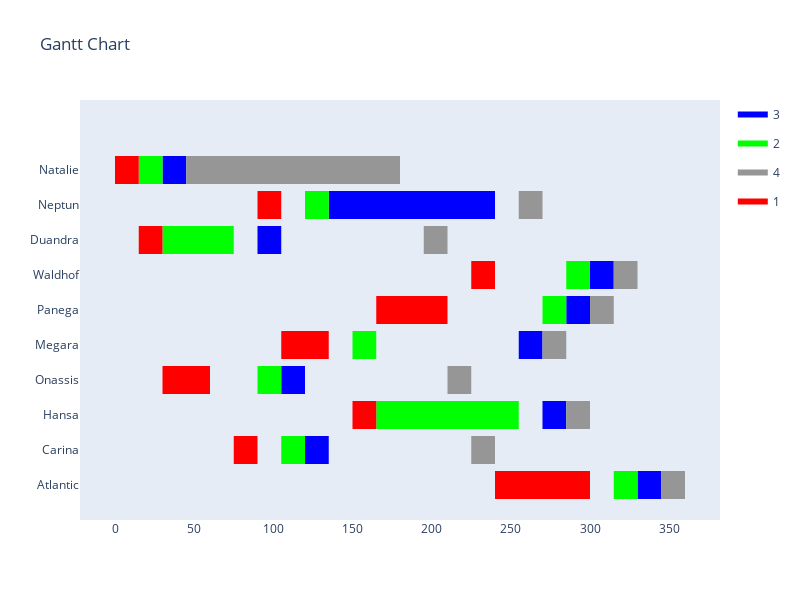

The notebook cell this image was saved under:
### Markdown cell above
#### Visualization

### Code cell
df = pd.DataFrame(index=np.arange(0, len(ships)*len(stations)), columns=["Task", "Start", "Finish", "Station"])
cnt = 0
for s in ships:
    for p in stations:
        for c in categories:
            if category.loc[s,c] == 1:
                ship_category = c
        df.iloc[cnt, 0] = names[s]
        df.iloc[cnt, 1] = (x[s,p].solution_value - 1) * 15
        if t[s,p].solution_value == 1:
            df.iloc[cnt, 2] = ((x[s,p].solution_value + unloading.loc[ship_category,p]) - 1) * 15
        else:
            df.iloc[cnt, 2] = x[s,p].solution_value * 15
        df.iloc[cnt,3] = p
        cnt += 1

colors = {1: "rgb(255, 0, 0)",
         2: "rgb(0, 255, 0)",
         3: "rgb(0, 0, 255)",
         4: "rgb(150, 150, 150)"}

fig = ff.create_gantt(df, colors=colors, index_col="Station", show_colorbar=True, group_tasks=True, bar_width=0.4)
fig.update_layout(xaxis_type='linear', autosize=False, width=800, height=600)
fig.show()

### Figure 1 — Plotly figure (JSON) as saved in the notebook; plotly's stock layout.template omitted (floating-point values rounded to 4 significant figures)
{"data": [{"fill": "toself", "fillcolor": "rgb(0, 0, 255)", "hoverinfo": "name", "legendgroup": "rgb(0, 0, 255)", "mode": "none", "name": "3", "type": "scatter", "x": [30, 45, 45, 30, 30, 135, 240, 240, 135, 135, 90, 105, 105, 90, 90, 300, 315, 315, 300, 300, 285, 300, 300, 285, 285, 255, 270, 270, 255, 255, 105, 120, 120, 105, 105, 270, 285, 285, 270, 270, 120, 135, 135, 120, 120, 330, 345, 345, 330], "y": [8.6, 8.6, 9.4, 9.4, null, 7.6, 7.6, 8.4, 8.4, null, 6.6, 6.6, 7.4, 7.4, null, 5.6, 5.6, 6.4, 6.4, null, 4.6, 4.6, 5.4, 5.4, null, 3.6, 3.6, 4.4, 4.4, null, 2.6, 2.6, 3.4, 3.4, null, 1.6, 1.6, 2.4, 2.4, null, 0.6, 0.6, 1.4, 1.4, null, -0.4, -0.4, 0.4, 0.4]}, {"fill": "toself", "fillcolor": "rgb(0, 255, 0)", "hoverinfo": "name", "legendgroup": "rgb(0, 255, 0)", "mode": "none", "name": "2", "type": "scatter", "x": [15, 30, 30, 15, 15, 120, 135, 135, 120, 120, 30, 75, 75, 30, 30, 285, 300, 300, 285, 285, 270, 285, 285, 270, 270, 150, 165, 165, 150, 150, 90, 105, 105, 90, 90, 165, 255, 255, 165, 165, 105, 120, 120, 105, 105, 315, 330, 330, 315], "y": [8.6, 8.6, 9.4, 9.4, null, 7.6, 7.6, 8.4, 8.4, null, 6.6, 6.6, 7.4, 7.4, null, 5.6, 5.6, 6.4, 6.4, null, 4.6, 4.6, 5.4, 5.4, null, 3.6, 3.6, 4.4, 4.4, null, 2.6, 2.6, 3.4, 3.4, null, 1.6, 1.6, 2.4, 2.4, null, 0.6, 0.6, 1.4, 1.4, null, -0.4, -0.4, 0.4, 0.4]}, {"fill": "toself", "fillcolor": "rgb(150, 150, 150)", "hoverinfo": "name", "legendgroup": "rgb(150, 150, 150)", "mode": "none", "name": "4", "type": "scatter", "x": [45, 180, 180, 45, 45, 255, 270, 270, 255, 255, 195, 210, 210, 195, 195, 315, 330, 330, 315, 315, 300, 315, 315, 300, 300, 270, 285, 285, 270, 270, 210, 225, 225, 210, 210, 285, 300, 300, 285, 285, 225, 240, 240, 225, 225, 345, 360, 360, 345], "y": [8.6, 8.6, 9.4, 9.4, null, 7.6, 7.6, 8.4, 8.4, null, 6.6, 6.6, 7.4, 7.4, null, 5.6, 5.6, 6.4, 6.4, null, 4.6, 4.6, 5.4, 5.4, null, 3.6, 3.6, 4.4, 4.4, null, 2.6, 2.6, 3.4, 3.4, null, 1.6, 1.6, 2.4, 2.4, null, 0.6, 0.6, 1.4, 1.4, null, -0.4, -0.4, 0.4, 0.4]}, {"fill": "toself", "fillcolor": "rgb(255, 0, 0)", "hoverinfo": "name", "legendgroup": "rgb(255, 0, 0)", "mode": "none", "name": "1", "type": "scatter", "x": [0, 15, 15, 0, 0, 90, 105, 105, 90, 90, 15, 30, 30, 15, 15, 225, 240, 240, 225, 225, 165, 210, 210, 165, 165, 105, 135, 135, 105, 105, 30, 60, 60, 30, 30, 150, 165, 165, 150, 150, 75, 90, 90, 75, 75, 240, 300, 300, 240], "y": [8.6, 8.6, 9.4, 9.4, null, 7.6, 7.6, 8.4, 8.4, null, 6.6, 6.6, 7.4, 7.4, null, 5.6, 5.6, 6.4, 6.4, null, 4.6, 4.6, 5.4, 5.4, null, 3.6, 3.6, 4.4, 4.4, null, 2.6, 2.6, 3.4, 3.4, null, 1.6, 1.6, 2.4, 2.4, null, 0.6, 0.6, 1.4, 1.4, null, -0.4, -0.4, 0.4, 0.4]}, {"legendgroup": "rgb(0, 0, 255)", "marker": {"color": "rgb(0, 0, 255)", "opacity": 0, "size": 1}, "mode": "markers", "name": "", "showlegend": false, "text": [null, null, null, null, null, null, null, null, null, null, null, null, null, null, null, null, null, null, null, null], "type": "scatter", "x": [30, 45, 135, 240, 90, 105, 300, 315, 285, 300, 255, 270, 105, 120, 270, 285, 120, 135, 330, 345], "y": [9, 9, 8, 8, 7, 7, 6, 6, 5, 5, 4, 4, 3, 3, 2, 2, 1, 1, 0, 0]}, {"legendgroup": "rgb(0, 255, 0)", "marker": {"color": "rgb(0, 255, 0)", "opacity": 0, "size": 1}, "mode": "markers", "name": "", "showlegend": false, "text": [null, null, null, null, null, null, null, null, null, null, null, null, null, null, null, null, null, null, null, null], "type": "scatter", "x": [15, 30, 120, 135, 30, 75, 285, 300, 270, 285, 150, 165, 90, 105, 165, 255, 105, 120, 315, 330], "y": [9, 9, 8, 8, 7, 7, 6, 6, 5, 5, 4, 4, 3, 3, 2, 2, 1, 1, 0, 0]}, {"legendgroup": "rgb(150, 150, 150)", "marker": {"color": "rgb(150, 150, 150)", "opacity": 0, "size": 1}, "mode": "markers", "name": "", "showlegend": false, "text": [null, null, null, null, null, null, null, null, null, null, null, null, null, null, null, null, null, null, null, null], "type": "scatter", "x": [45, 180, 255, 270, 195, 210, 315, 330, 300, 315, 270, 285, 210, 225, 285, 300, 225, 240, 345, 360], "y": [9, 9, 8, 8, 7, 7, 6, 6, 5, 5, 4, 4, 3, 3, 2, 2, 1, 1, 0, 0]}, {"legendgroup": "rgb(255, 0, 0)", "marker": {"color": "rgb(255, 0, 0)", "opacity": 0, "size": 1}, "mode": "markers", "name": "", "showlegend": false, "text": [null, null, null, null, null, null, null, null, null, null, null, null, null, null, null, null, null, null, null, null], "type": "scatter", "x": [0, 15, 90, 105, 15, 30, 225, 240, 165, 210, 105, 135, 30, 60, 150, 165, 75, 90, 240, 300], "y": [9, 9, 8, 8, 7, 7, 6, 6, 5, 5, 4, 4, 3, 3, 2, 2, 1, 1, 0, 0]}], "layout": {"autosize": false, "height": 600, "hovermode": "closest", "showlegend": true, "title": {"text": "Gantt Chart"}, "width": 800, "xaxis": {"rangeselector": {"buttons": [{"count": 7, "label": "1w", "step": "day", "stepmode": "backward"}, {"count": 1, "label": "1m", "step": "month", "stepmode": "backward"}, {"count": 6, "label": "6m", "step": "month", "stepmode": "backward"}, {"count": 1, "label": "YTD", "step": "year", "stepmode": "todate"}, {"count": 1, "label": "1y", "step": "year", "stepmode": "backward"}, {"step": "all"}]}, "showgrid": false, "type": "linear", "zeroline": false}, "yaxis": {"autorange": false, "range": [-1, 11], "showgrid": false, "ticktext": ["Atlantic", "Carina", "Hansa", "Onassis", "Megara", "Panega", "Waldhof", "Duandra", "Neptun", "Natalie"], "tickvals": [0, 1, 2, 3, 4, 5, 6, 7, 8, 9], "zeroline": false}}}
